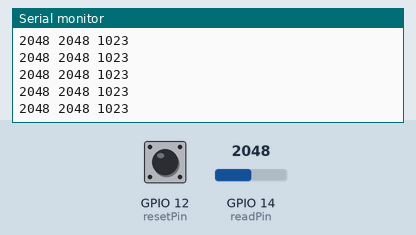
The sketch below on a simulated ESP32. On the bench: the last lines printed to the serial monitor. The inputs (shaded band) are chosen by the test bench; at power-on: GPIO 14 (readPin) = 2048, GPIO 12 (resetPin) HIGH.

Above: at 13.3 s.
13.4 s: GPIO 14 (readPin) set to 1025
At 14.0 s:
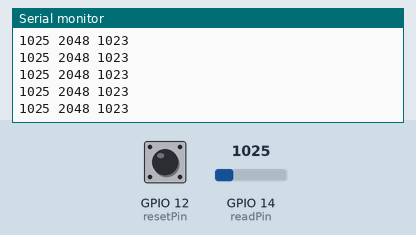
16.4 s: GPIO 14 (readPin) set to 945
At 16.9 s:
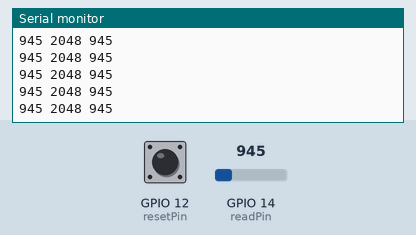
Timing chart, 0 to 18.9 s (numbered marks = the images above; inputs shaded):
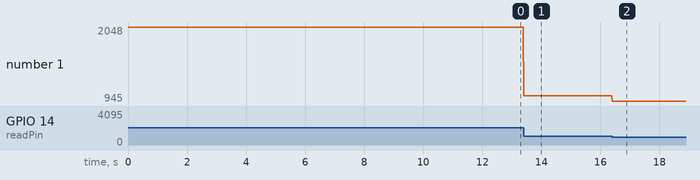

The sketch:

continuous_transducer_read.ino
```cpp
int readPin = 14;
int resetPin = 12;
volatile int max = 0;
volatile int min = 1023;

void setup() {
    Serial.begin(9600);
    pinMode(resetPin, INPUT_PULLUP);
    attachInterrupt(resetPin, resetHandler, FALLING);
}

void loop() {
    int val = analogRead(readPin);

    // Update current max and min
    max = (val > max) ? val : max;
    min = (val < min) ? val : min;

    Serial.printf("%d %d %d\n", val, max, min);
}

void resetHandler() {
    max = 0;
    min = 1023;
}
```

Measured:
- after the input at 13.4 s, the serial monitor: prints a new line at once (image 1)
- after the input at 16.4 s, the serial monitor: prints a new line at once (image 2)
- plotted number 1: 2048 → 1025 after the input at 13.4 s, 1025 → 945 after the input at 16.4 s
